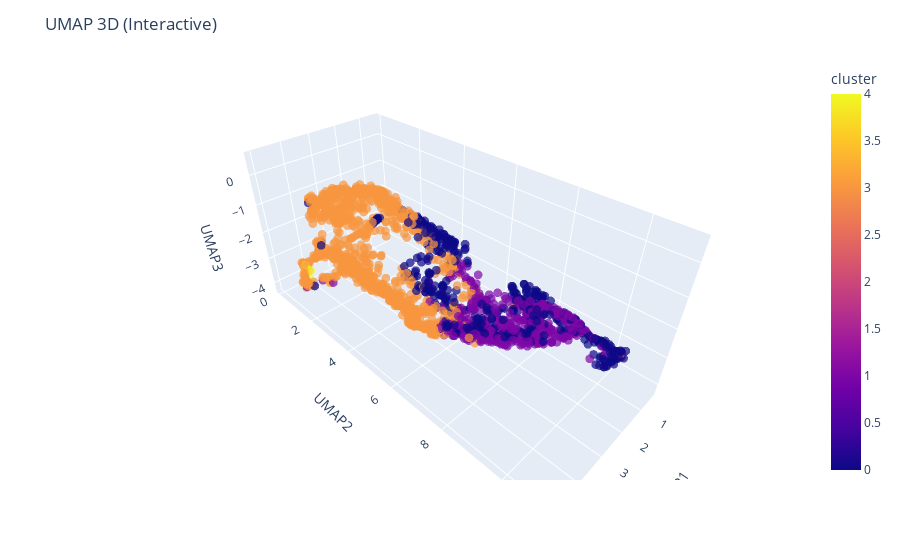

Write notebook code for a chart like this one.
### Code cell
import umap
import plotly.express as px

# load features + labels
X = pd.read_parquet(out_dir / "feature_table_extended_scaled.parquet")
labels = pd.read_parquet(out_dir / "clusters_3models.parquet")
df = X.join(labels[["cluster_kmeans"]])

# 3D UMAP embedding
emb = umap.UMAP(n_components=3, n_neighbors=30, min_dist=0.1, random_state=42) \
          .fit_transform(df.drop(columns=["cluster_kmeans"]).values)

plot_df = pd.DataFrame(emb, columns=["UMAP1","UMAP2","UMAP3"])
plot_df["cluster"] = df["cluster_kmeans"].values

fig = px.scatter_3d(
    plot_df, x="UMAP1", y="UMAP2", z="UMAP3",
    color="cluster", opacity=0.7
)
fig.update_traces(marker=dict(size=3))
fig.update_layout(title="UMAP 3D (Interactive)")
fig.show()

### Figure 1 — Plotly figure (JSON) as saved in the notebook; plotly's stock layout.template omitted (floating-point values rounded to 4 significant figures; data arrays with more than 128 entries replaced by an {"elided": "..."} marker saying what was removed)
{"data": [{"hovertemplate": "UMAP1=%{x}<br>UMAP2=%{y}<br>UMAP3=%{z}<br>cluster=%{marker.color}<extra></extra>", "legendgroup": "", "marker": {"color": {"elided": "2023 int values"}, "coloraxis": "coloraxis", "opacity": 0.7, "size": 3, "symbol": "circle"}, "mode": "markers", "name": "", "scene": "scene", "showlegend": false, "type": "scatter3d", "x": {"elided": "2023 float values"}, "y": {"elided": "2023 float values"}, "z": {"elided": "2023 float values"}}], "layout": {"coloraxis": {"colorbar": {"title": {"text": "cluster"}}, "colorscale": [[0, "#0d0887"], [0.1111, "#46039f"], [0.2222, "#7201a8"], [0.3333, "#9c179e"], [0.4444, "#bd3786"], [0.5556, "#d8576b"], [0.6667, "#ed7953"], [0.7778, "#fb9f3a"], [0.8889, "#fdca26"], [1, "#f0f921"]]}, "legend": {"tracegroupgap": 0}, "margin": {"t": 60}, "scene": {"domain": {"x": [0, 1], "y": [0, 1]}, "xaxis": {"title": {"text": "UMAP1"}}, "yaxis": {"title": {"text": "UMAP2"}}, "zaxis": {"title": {"text": "UMAP3"}}}, "title": {"text": "UMAP 3D (Interactive)"}}}
